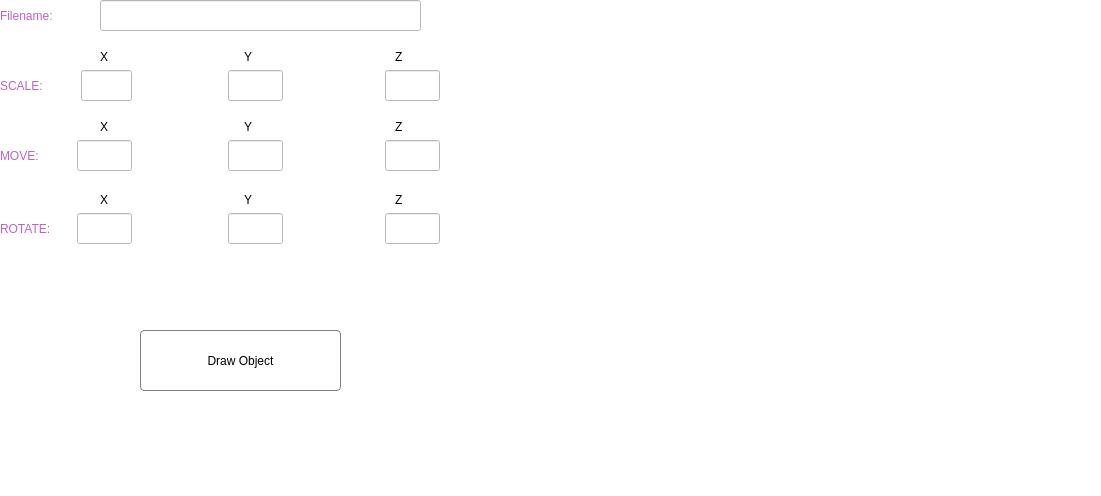
<?xml version="1.0" encoding="UTF-8"?>
<ui version="4.0">
 <class>MainWindow</class>
 <widget class="QMainWindow" name="MainWindow">
  <property name="geometry">
   <rect>
    <x>0</x>
    <y>0</y>
    <width>1101</width>
    <height>496</height>
   </rect>
  </property>
  <property name="windowTitle">
   <string>MainWindow</string>
  </property>
  <property name="styleSheet">
   <string notr="true">background-color: rgb(255, 255, 255);</string>
  </property>
  <widget class="QWidget" name="centralwidget">
   <widget class="QLabel" name="filename_label">
    <property name="geometry">
     <rect>
      <x>0</x>
      <y>0</y>
      <width>101</width>
      <height>31</height>
     </rect>
    </property>
    <property name="styleSheet">
     <string notr="true">border-color: rgb(255, 255, 255);
color: rgb(192, 97, 203);</string>
    </property>
    <property name="text">
     <string>Filename:</string>
    </property>
   </widget>
   <widget class="GraphEngine" name="widget" native="true">
    <property name="geometry">
     <rect>
      <x>500</x>
      <y>-10</y>
      <width>601</width>
      <height>461</height>
     </rect>
    </property>
    <property name="styleSheet">
     <string notr="true">color: rgb(255, 255, 255);</string>
    </property>
   </widget>
   <widget class="QLineEdit" name="filename_line">
    <property name="geometry">
     <rect>
      <x>100</x>
      <y>0</y>
      <width>321</width>
      <height>31</height>
     </rect>
    </property>
    <property name="styleSheet">
     <string notr="true">border-color: rgb(192, 97, 203);</string>
    </property>
   </widget>
   <widget class="QLabel" name="SCALE">
    <property name="geometry">
     <rect>
      <x>0</x>
      <y>70</y>
      <width>81</width>
      <height>31</height>
     </rect>
    </property>
    <property name="styleSheet">
     <string notr="true">color: rgb(192, 97, 203);</string>
    </property>
    <property name="text">
     <string>SCALE:</string>
    </property>
   </widget>
   <widget class="QLabel" name="label">
    <property name="geometry">
     <rect>
      <x>100</x>
      <y>47</y>
      <width>321</width>
      <height>20</height>
     </rect>
    </property>
    <property name="text">
     <string>X                                         Y                                           Z</string>
    </property>
   </widget>
   <widget class="QLineEdit" name="x_scale">
    <property name="geometry">
     <rect>
      <x>81</x>
      <y>70</y>
      <width>51</width>
      <height>31</height>
     </rect>
    </property>
   </widget>
   <widget class="QLineEdit" name="y_scale">
    <property name="geometry">
     <rect>
      <x>228</x>
      <y>70</y>
      <width>55</width>
      <height>31</height>
     </rect>
    </property>
   </widget>
   <widget class="QLineEdit" name="z_scale">
    <property name="geometry">
     <rect>
      <x>385</x>
      <y>70</y>
      <width>55</width>
      <height>31</height>
     </rect>
    </property>
   </widget>
   <widget class="QLineEdit" name="z_move">
    <property name="geometry">
     <rect>
      <x>385</x>
      <y>140</y>
      <width>55</width>
      <height>31</height>
     </rect>
    </property>
   </widget>
   <widget class="QLineEdit" name="x_move">
    <property name="geometry">
     <rect>
      <x>77</x>
      <y>140</y>
      <width>55</width>
      <height>31</height>
     </rect>
    </property>
   </widget>
   <widget class="QLabel" name="MOVE">
    <property name="geometry">
     <rect>
      <x>0</x>
      <y>140</y>
      <width>71</width>
      <height>31</height>
     </rect>
    </property>
    <property name="styleSheet">
     <string notr="true">color: rgb(192, 97, 203);</string>
    </property>
    <property name="text">
     <string>MOVE:</string>
    </property>
   </widget>
   <widget class="QLineEdit" name="y_move">
    <property name="geometry">
     <rect>
      <x>228</x>
      <y>140</y>
      <width>55</width>
      <height>31</height>
     </rect>
    </property>
   </widget>
   <widget class="QLabel" name="label_2">
    <property name="geometry">
     <rect>
      <x>100</x>
      <y>117</y>
      <width>321</width>
      <height>20</height>
     </rect>
    </property>
    <property name="text">
     <string>X                                         Y                                           Z</string>
    </property>
   </widget>
   <widget class="QLineEdit" name="z_rotate">
    <property name="geometry">
     <rect>
      <x>385</x>
      <y>213</y>
      <width>55</width>
      <height>31</height>
     </rect>
    </property>
   </widget>
   <widget class="QLineEdit" name="x_rotate">
    <property name="geometry">
     <rect>
      <x>77</x>
      <y>213</y>
      <width>55</width>
      <height>31</height>
     </rect>
    </property>
   </widget>
   <widget class="QLabel" name="ROTATE">
    <property name="geometry">
     <rect>
      <x>0</x>
      <y>213</y>
      <width>61</width>
      <height>31</height>
     </rect>
    </property>
    <property name="styleSheet">
     <string notr="true">color: rgb(192, 97, 203);</string>
    </property>
    <property name="text">
     <string>ROTATE:</string>
    </property>
   </widget>
   <widget class="QLineEdit" name="y_rotate">
    <property name="geometry">
     <rect>
      <x>228</x>
      <y>213</y>
      <width>55</width>
      <height>31</height>
     </rect>
    </property>
   </widget>
   <widget class="QLabel" name="label_3">
    <property name="geometry">
     <rect>
      <x>100</x>
      <y>190</y>
      <width>321</width>
      <height>20</height>
     </rect>
    </property>
    <property name="text">
     <string>X                                         Y                                           Z</string>
    </property>
   </widget>
   <widget class="QPushButton" name="Draw">
    <property name="geometry">
     <rect>
      <x>140</x>
      <y>330</y>
      <width>201</width>
      <height>61</height>
     </rect>
    </property>
    <property name="styleSheet">
     <string notr="true">QPushButton {
  background-color: #fff;
  border: 1px solid gray;
  border-radius: 4px;
  background-color: white;
  color: black;
}

QPushButton::pressed {
  background-color: #D5D2D2;
  border: 1px solid gray;
  border-radius: 4px;
  color: white;
}</string>
    </property>
    <property name="text">
     <string>Draw Object</string>
    </property>
   </widget>
  </widget>
  <widget class="QMenuBar" name="menubar">
   <property name="geometry">
    <rect>
     <x>0</x>
     <y>0</y>
     <width>1101</width>
     <height>22</height>
    </rect>
   </property>
  </widget>
  <widget class="QStatusBar" name="statusbar"/>
 </widget>
 <customwidgets>
  <customwidget>
   <class>GraphEngine</class>
   <extends>QWidget</extends>
   <header location="global">engine.hpp</header>
   <container>1</container>
  </customwidget>
 </customwidgets>
 <resources/>
 <connections/>
</ui>
